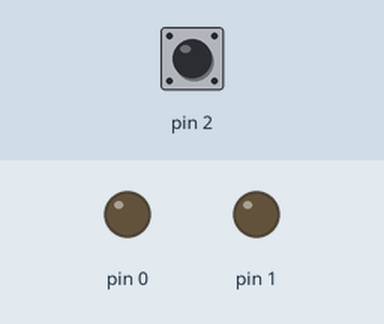
Simulated run of this sketch. Board: Arduino Uno, built with avr-gcc and run on an emulated ATmega328P. Parts: output pins drawn as LEDs (lit = HIGH). The inputs (shaded band) are chosen by the test bench; at power-on: pin 2 HIGH.

Above: at 1.2 s.
1.3 s: pin 2 pulled LOW for 0.15 s
At 1.9 s:
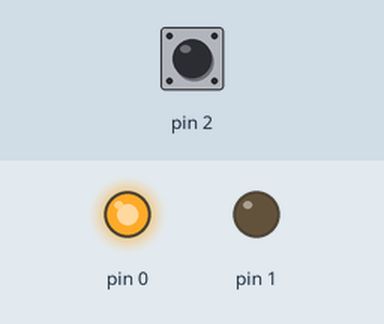
2.9 s: pin 2 pulled LOW for 1 s
At 4.3 s:
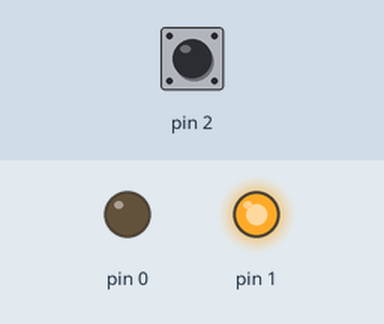
5.4 s: pin 2 pulled LOW for 3.2 s
At 6.2 s:
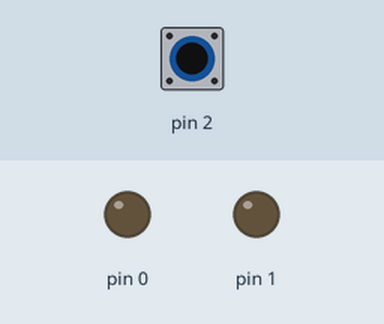
Timing chart, 0 to 8.4 s (numbered marks = the images above; inputs shaded):
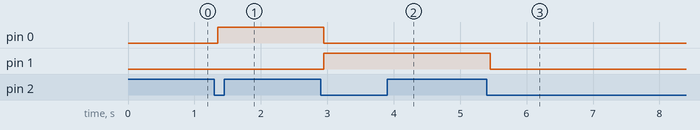

Measured:
- after the input at 1.3 s, pin 0: LOW → HIGH after 0.05 s
- after the input at 2.9 s, pin 0: HIGH → LOW after 0.05 s; pin 1: LOW → HIGH after 0.05 s
- after the input at 5.4 s, pin 1: HIGH → LOW after 0.05 s

The sketch:

Exercicio3.ino
```cpp
// Igor GES603
#define ZeroUm   0
#define UmZero   1
#define ZeroZero 2

int estado = ZeroUm;

void setup() {
    // Configura PD0 e PD1 como SAÍDA
    DDRD |= 0b00000011;

    // Configura PD2 como ENTRADA (Botão)
    DDRD &= ~(1 << DDD2);
    // Ativa Pull-up interno no PD2 (Botão liga no GND)
    PORTD |= (1 << PORTD2);
}

void loop() {
    if (!(PIND & (1 << PIND2))) {

        _delay_ms(50);

        switch(estado) {
            case ZeroUm:
                PORTD = (PORTD & 0b11111100) | 0b01;
                estado = UmZero;
                break;

            case UmZero:
                PORTD = (PORTD & 0b11111100) | 0b10;
                estado = ZeroZero;
                break;

            case ZeroZero:
                PORTD = (PORTD & 0b11111100) | 0b00;
                estado = ZeroUm;
                break;
        }

        while (!(PIND & (1 << PIND2)));
        _delay_ms(50);
    }
}
```
